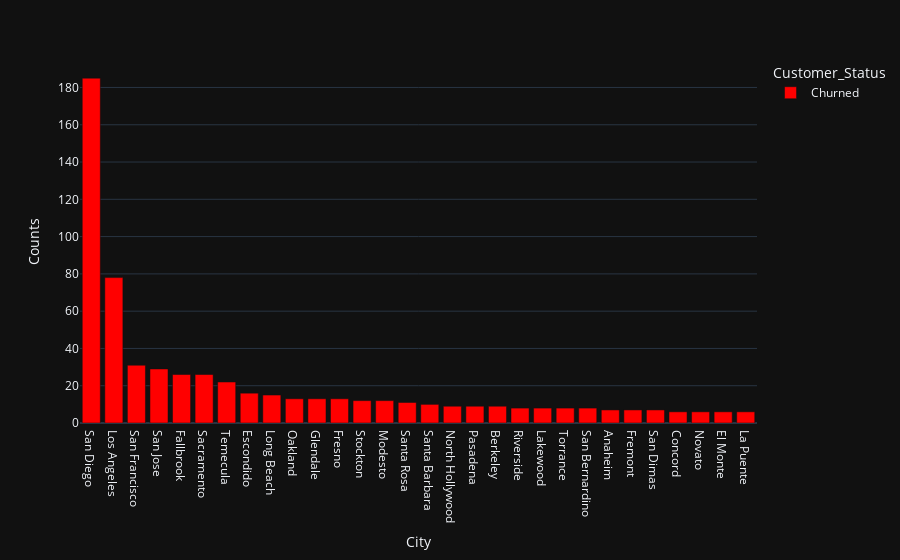

Notebook code cell kept with this figure:
### Code cell
ch_city = churned.groupby(['City', 'Customer_Status']).size().sort_values(ascending=False).reset_index()[:30]
ch_city.columns = ['City', 'Customer_Status', 'Counts']

fig=px.bar(ch_city, x='City', y='Counts', color='Customer_Status')
fig.update_layout(
    autosize=True)
fig.update_traces(marker_color='red')

### Figure 1 — Plotly figure (JSON) as saved in the notebook; plotly's stock layout.template omitted (floating-point values rounded to 4 significant figures)
{"data": [{"alignmentgroup": "True", "hovertemplate": "Customer_Status=Churned<br>City=%{x}<br>Counts=%{y}<extra></extra>", "legendgroup": "Churned", "marker": {"color": "red", "pattern": {"shape": ""}}, "name": "Churned", "offsetgroup": "Churned", "orientation": "v", "showlegend": true, "textposition": "auto", "x": ["San Diego", "Los Angeles", "San Francisco", "San Jose", "Fallbrook", "Sacramento", "Temecula", "Escondido", "Long Beach", "Oakland", "Glendale", "Fresno", "Stockton", "Modesto", "Santa Rosa", "Santa Barbara", "North Hollywood", "Pasadena", "Berkeley", "Riverside", "Lakewood", "Torrance", "San Bernardino", "Anaheim", "Fremont", "San Dimas", "Concord", "Novato", "El Monte", "La Puente"], "xaxis": "x", "y": [185, 78, 31, 29, 26, 26, 22, 16, 15, 13, 13, 13, 12, 12, 11, 10, 9, 9, 9, 8, 8, 8, 8, 7, 7, 7, 6, 6, 6, 6], "yaxis": "y", "type": "bar"}], "layout": {"xaxis": {"anchor": "y", "domain": [0.0, 1.0], "title": {"text": "City"}}, "yaxis": {"anchor": "x", "domain": [0.0, 1.0], "title": {"text": "Counts"}}, "legend": {"title": {"text": "Customer_Status"}, "tracegroupgap": 0}, "margin": {"t": 60}, "barmode": "relative", "autosize": true}}
